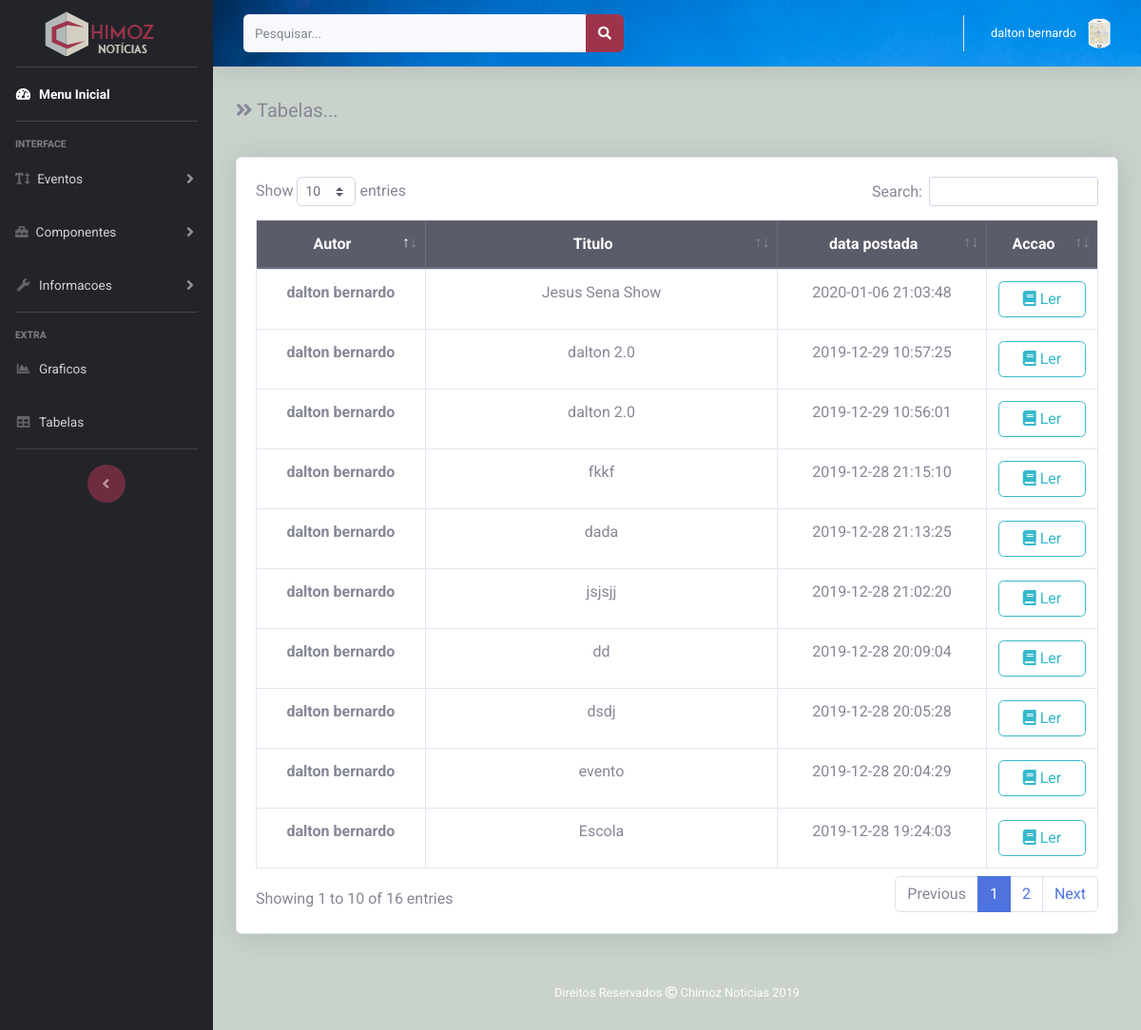
/Eventos/tabelas (signed in), run on the app's committed database.
### tables this page shows
CREATE TABLE `eventos` (
  `id` int(11) NOT NULL,
  `usuario_id` int(11) NOT NULL,
  `titulo` varchar(255) NOT NULL,
  `cat` varchar(250) NOT NULL,
  `data` varchar(250) NOT NULL,
  `img1` varchar(250) NOT NULL,
  `img2` varchar(250) NOT NULL,
  `corpo` text NOT NULL,
  `data_criacao` datetime NOT NULL DEFAULT current_timestamp()
);

CREATE TABLE `usuario` (
  `id` int(11) NOT NULL,
  `nome` varchar(30) NOT NULL,
  `apelido` varchar(30) NOT NULL,
  `email` varchar(60) NOT NULL,
  `password` text NOT NULL,
  `data_criacao` datetime NOT NULL DEFAULT current_timestamp()
);

### app/controllers/Eventos.php (called while the page is built, shortened)
<?php
class Eventos extends Controller {
    public function __construct(){
        $this->postModel = $this->model('Evento');
    }
    public function tabelas(){
        $eventos = $this->postModel->getEventos();
        $dados =[
            'eventos' => $eventos
        ];
        $this->view('eventos/tabelas', $dados);
    }
}

### app/libraries/Core.php (called while the page is built, shortened)
<?php
  class Core {
        protected $currentMethod = 'index';
        public function __construct(){
            $url = $this->getUrl();
            if(file_exists('../app/controllers/' . ucwords($url[0]). '.php')){
                unset($url[0]);
            }
            $this->currentController = new $this->currentController;
            if(isset($url[1])){
                if(method_exists($this->currentController, $url[1])){
                  $this->currentMethod = $url[1];
                  unset($url[1]);
                }
            }
            $this->params = $url ? array_values($url) : [];
            call_user_func_array([$this->currentController, $this->currentMethod], $this->params);
        }
        public function getUrl(){
            if(isset($_GET['url'])){
                $url = rtrim($_GET['url'], '/');
                $url = filter_var($url, FILTER_SANITIZE_URL);
                $url = explode('/', $url);
                return $url;
            }
        }
  }

### public/index.php (called while the page is built, shortened)
<?php
  $init = new Core;

### app/libraries/Database.php (called while the page is built, shortened)
<?php
  class Database {
      private $host = DB_HOST;
      private $user = DB_USER;
      private $pass = DB_PASS;
      private $dbnome = DB_NAME;
      private $dbhelper;
      private $statemet;
      public function __construct(){
          $dsn = 'mysql:host=' . $this->host . ';dbname=' . $this->dbnome;
          $opcao = array(
            PDO::ATTR_PERSISTENT => true,
            PDO::ATTR_ERRMODE => PDO::ERRMODE_EXCEPTION
          );
          try{
              $this->dbhelper = new PDO($dsn, $this->user, $this->pass, $opcao);
          }
          catch(PDOException $erro){
              $this->error = $erro->getMessage();
              echo $this->error;
          }
      }
      public function query($sql){
          $this->statemet = $this->dbhelper->prepare($sql);
      }
      public function execute(){
          return $this->statemet->execute();
      }
      public function resultaSet(){
          $this->execute();
          return $this->statemet->fetchAll(PDO::FETCH_OBJ);
      }
  }

### app/models/Evento.php (called while the page is built, shortened)
<?php
class Evento{
    private $db;
    public function __construct(){
        $this->db = new Database;
    }
    public function getEventos(){
        $this->db->query('SELECT *,
                            eventos.id as eventosId,
                            usuario.id as usuarioId,
                            eventos.data_criacao as eventoCriacao,
                            usuario.data_criacao as usuarioCriacao,
                            eventos.img1 as eventoImg,
                            eventos.img2 as eventoImg2
                            FROM eventos
                            INNER JOIN usuario
                            ON eventos.usuario_id = usuario.id
                            ORDER BY eventos.data_criacao DESC');
        $resultado = $this->db->resultaSet();
        return $resultado;
    }
}

### app/views/eventos/tabelas.php (the view)
<?php
require APPROOT . '/views/inc/header.php';
?>
    <section id="main-content">
        <section class="wrapper site-min-height">
            <div class="row mt">
                <div class="col-sm-10">
                    <h3><i class="fa fa-angle-double-right mb-3"></i>
                        Tabelas...
                    </h3>
                </div>
            </div>
        </section>
    </section>
    <div class="card shadow mb-4">
        <div class="card-body">
            <div class="table-responsive">
                <table class="table table-bordered" id="dataTable" width="100%" cellspacing="0">
                    <thead class="thead-dark">
                    <tr class="text-center">
                        <th>Autor</th>
                        <th>Titulo</th>
                        <th>data postada</th>
                        <th>Accao</th>
                    </tr>
                    </thead>
                    <tbody>
                    <?php foreach ($dados['eventos'] as $evento) : ;?>
                        <tr class="text-center">
                            <th scope="row"><?php echo $evento->nome;?></th>
                            <td><?php echo $evento->titulo?></td>
                            <td><?php echo $evento->eventoCriacao?></td>
                            <td>
                                <a class="" href="<?php echo URLROOT?>/Eventos/visualizar/<?php echo $evento->eventosId?>">
                                   <button class="btn btn-outline-info" style="width: 100%;">
                                       <i class="fa fa-book"></i>
                                       Ler
                                   </button>
                                </a>
                            </td>
                        </tr>
                    <?php endforeach;?>
                    </tbody>
                </table>
            </div>
        </div>
    </div>
<?php
require APPROOT . '/views/inc/footer.php';
?>

### app/libraries/Controller.php (shortened to what this page needs)
<?php
  class Controller {
      public function view($view, $dados = []){
          if(file_exists('../app/views/' . $view . '.php')){
            require_once '../app/views/' . $view . '.php';
          } else {
            die('A pagina nao existe');
          }
      }
  }

### app/views/inc/header.php (shortened to what this page needs)
<!DOCTYPE html>
<html lang="en">
<head>
    <link rel="stylesheet" href="<?php echo URLROOT; ?>/public/admin/bootstrap.4.2.1/bootstrap.min.css">
    <link rel="stylesheet" href="<?php echo URLROOT; ?>/public/admin/fontawesome-free/css/all.min.css" type="text/css">
    <link rel="stylesheet" href="<?php echo URLROOT; ?>/public/admin/fontawesome-free/css/v4-shims.min.css" type="text/css">
    <link rel="stylesheet" href="<?php echo URLROOT; ?>/public/admin/css/estilo_index.css">
    <link rel="stylesheet" href="<?php echo URLROOT; ?>/public/admin/css/sb-admin-2.css">
    <link rel="stylesheet" href="<?php echo URLROOT; ?>/public/admin/css/admn_resolucoes.css">
    <link rel="stylesheet" href="<?php echo URLROOT; ?>/public/admin/css/gal.css">
    <link rel="stylesheet" href="<?php echo URLROOT; ?>/public/admin/css/baguetteBox.min.css">
    <link rel="stylesheet" href="<?php echo URLROOT; ?>/public/admin/datatables/dataTables.bootstrap4.min.css">
</head>
<body>
  <?php require APPROOT . '/views/inc/navbar.php'; ?>

### app/views/inc/navbar.php (shortened to what this page needs)
<div id="wrapper">
    <ul class="navbar-nav bg-gradient sidebar sidebar-dark accordion" id="accordionSidebar">
        <?php if(isset($_SESSION['usuario_id'])) : ?>
            <a class="sidebar-brand d-flex align-items-center justify-content-center" href="<?php echo URLROOT;?>">
                <img src="<?php echo URLROOT?>/public/admin/img/chimoz.png">
            </a>
            <hr class="sidebar-divider my-0">
            <li class="nav-item active">
                <a class="nav-link" href="<?php echo URLROOT;?>">
                    <i class="fas fa-fw fa-tachometer-alt"></i>
                    <span>
                        Menu Inicial
                    </span>
                </a>
            </li>
            <hr class="sidebar-divider">
            <div class="sidebar-heading">
                Interface
            </div>
            <li class="nav-item">
                <a class="nav-link collapsed"  data-toggle="collapse" data-target="#collapseTwo" aria-expanded="true" aria-controls="collapseTwo">
                    <i class="fa fa-text-height"></i>
                    <span>Eventos</span>
                </a>
            </li>
            <li class="nav-item">
                <a class="nav-link collapsed" data-toggle="collapse" data-target="#colapseComp" aria-expanded="true" aria-controls="colapseComp">
                    <i class="fa fa-toolbox"></i>
                    <span>Componentes</span>
                </a>
            </li>
            <li class="nav-item">
                <a class="nav-link collapsed" href="#" data-toggle="collapse" data-target="#collapseUtilities" aria-expanded="true" aria-controls="collapseUtilities">
                    <i class="fas fa-fw fa-wrench"></i>
                    <span>
                        Informacoes
                    </span>
                </a>
            </li>
            <hr class="sidebar-divider">
            <div class="sidebar-heading">
                Extra
            </div>
            <li class="nav-item">
                <a class="nav-link" href="#">
                    <i class="fas fa-fw fa-chart-area"></i>
                    <span>
                        Graficos
                    </span>
                </a>
            </li>
            <li class="nav-item">
                <a class="nav-link" href="<?php echo URLROOT?>/Eventos/tabelas">
                    <i class="fas fa-fw fa-table"></i>
                    <span>
                        Tabelas
                    </span>
                </a>
            </li>
            <hr class="sidebar-divider d-none d-md-block">
            <div class="text-center d-none d-md-inline">
                <button class="rounded-circle border-0 sidebar-menu-Toggle" id="sidebarToggle"></button>
            </div>
        </ul>
        <div id="content-wrapper" class="d-flex flex-column">
            <div id="content">
                <nav class="navbar navbar-expand navbar-light bg-white topbar mb-4 static-top shadow">
                    <form class="d-none d-sm-inline-block form-inline mr-auto ml-md-3 my-2 my-md-0 mw-100 navbar-search" method="post" action="<?php echo URLROOT;?>/Eventos/busca">
                        <div class="input-group">
                            <input type="text" class="form-control bg-light border-0 small pesquisar" placeholder="Pesquisar..." aria-label="Search" aria-describedby="basic-addon2">
                            <div class="input-group-append">
                                <button class="btn btn-1 btn-primary" type="button">
                                    <i class="fas fa-search fa-sm"></i>
                                </button>
                            </div>
                        </div>
                    </form>
                    <ul class="navbar-nav ml-auto">
                        <li class="nav-item dropdown no-arrow">
                            <a class="nav-link dropdown-toggle" href="#" id="userDropdown" role="button" data-toggle="dropdown" aria-haspopup="true" aria-expanded="false">
                                <span class="mr-2 d-none d-lg-inline text-gray-600 small" style="color: white !important;"><?php echo $_SESSION['nome'] ;?> </span>
                                <img class="img-profile rounded-circle" src="<?php echo URLROOT?>/public/admin/img/phone.png">
                            </a>
                        </li>
                    </ul>
                <?php endif ;?>
            </nav>
            <div class="container-fluid mt-2">

### app/views/inc/footer.php (shortened to what this page needs)
        </div>
    </div>
        <footer class="sticky-footer footer" >
            <div class="container my-auto">
                <div class="copyright text-center my-auto">
                    <span style="color: white!important;">
                        Direitos Reservados
                        <i class="fa fa-copyright copy"></i>
                        Chimoz Noticias 2019
                    </span>
                </div>
            </div>
        </footer>
</body>
</html>

### public/admin/css/estilo_index.css (style rules this page uses)
h3 { font-size: 20px !important; }
.row { margin: 15px; }
#main-content { margin-top: -65px; }
.wrapper { display: inline-block; margin-top: 60px; padding-top: 0px; width: 100%; }
.topbar { background: url("../../admin/img/show/show-2.jpg"); }
section { padding: -40px 0; }
body { background: rgba(178,190,181,.5) !important; max-width: 100%; font-family: 'Roboto', sans-serif !important; text-align: center; font-size: 16px; font-weight: 300; color: #888; line-height: 30px; background-size: cover; }
.table a { color: #ffffff; }
.sidebar { background: #22242a; }
.pesquisar { height: 40px !important; }
.btn-1 { background: #9e344b!important; border-color: #9e344b!important; }
.sidebar-menu-Toggle { background: rgba(158,52,75,.6)!important; }
.footer { box-shadow: 0 12px 1px 1px #000000; background: url("../../admin/img/show/show-5.jpg") !important; width: 100%; }
.copy { color: white!important; }
input, .contact-form textarea { padding: 10px 12px; border-radius: 0; box-shadow: none; font-size: 14px; height: auto; }

### public/admin/css/admn_resolucoes.css (style rules this page uses)
@media (min-width: 576px) { .dropdown { position: relative; } }

### data on the page
eventos: usuario.nome "dalton bernardo", titulo "Jesus Sena Show", data_criacao "2020-01-06 21:03:48"
eventos: usuario.nome "dalton bernardo", titulo "dalton 2.0", data_criacao "2019-12-29 10:57:25"
eventos: usuario.nome "dalton bernardo", titulo "dalton 2.0", data_criacao "2019-12-29 10:56:01"
eventos: usuario.nome "dalton bernardo", titulo "fkkf", data_criacao "2019-12-28 21:15:10"
eventos: usuario.nome "dalton bernardo", titulo "dada", data_criacao "2019-12-28 21:13:25"
eventos: usuario.nome "dalton bernardo", titulo "jsjsjj", data_criacao "2019-12-28 21:02:20"
eventos: usuario.nome "dalton bernardo", titulo "dd", data_criacao "2019-12-28 20:09:04"
eventos: usuario.nome "dalton bernardo", titulo "dsdj", data_criacao "2019-12-28 20:05:28"
eventos: usuario.nome "dalton bernardo", titulo "evento", data_criacao "2019-12-28 20:04:29"
eventos: usuario.nome "dalton bernardo", titulo "Escola", data_criacao "2019-12-28 19:24:03"

### other printed values
$_SESSION['nome'] "dalton bernardo"
